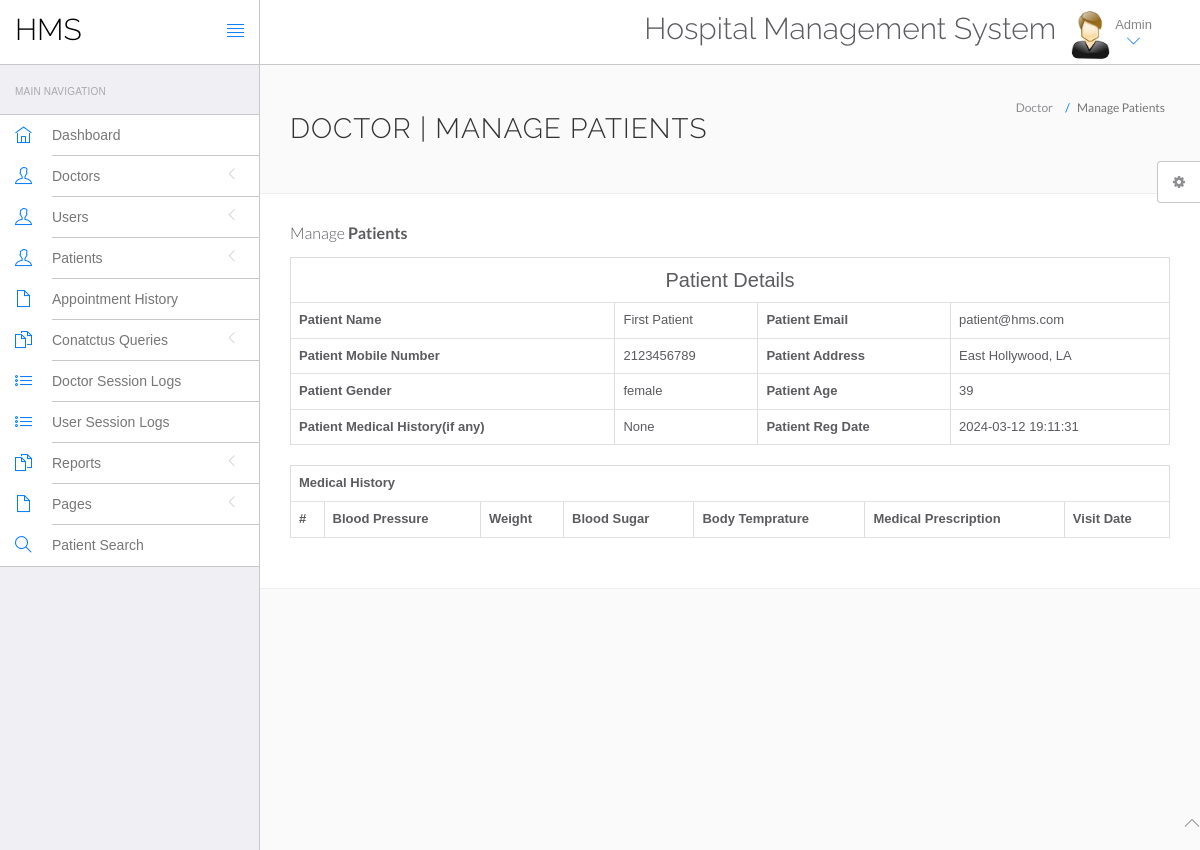
The page /HMS/admin/view-patient.php?viewid=2 (signed in) on the database its author committed.
### tables this page shows
CREATE TABLE `tblpatient` (
  `ID` int(10) NOT NULL,
  `Docid` int(10) DEFAULT NULL,
  `PatientName` varchar(200) DEFAULT NULL,
  `PatientContno` bigint(10) DEFAULT NULL,
  `PatientEmail` varchar(200) DEFAULT NULL,
  `PatientGender` varchar(50) DEFAULT NULL,
  `PatientAdd` mediumtext DEFAULT NULL,
  `PatientAge` int(10) DEFAULT NULL,
  `PatientMedhis` mediumtext DEFAULT NULL,
  `CreationDate` timestamp NULL DEFAULT current_timestamp(),
  `UpdationDate` timestamp NULL DEFAULT NULL ON UPDATE current_timestamp()
);

### HMS/admin/view-patient.php (the view, shortened to what this page needs)
<?php
include('include/config.php');
if(strlen($_SESSION['id']==0)) {
 header('location:logout.php');
  } else{
?>
<!DOCTYPE html>
<html lang="en">
	<head>
		<link rel="stylesheet" href="vendor/bootstrap/css/bootstrap.min.css">
		<link rel="stylesheet" href="vendor/fontawesome/css/font-awesome.min.css">
		<link rel="stylesheet" href="vendor/themify-icons/themify-icons.min.css">
		<link href="vendor/animate.css/animate.min.css" rel="stylesheet" media="screen">
		<link href="vendor/perfect-scrollbar/perfect-scrollbar.min.css" rel="stylesheet" media="screen">
		<link href="vendor/switchery/switchery.min.css" rel="stylesheet" media="screen">
		<link href="vendor/bootstrap-touchspin/jquery.bootstrap-touchspin.min.css" rel="stylesheet" media="screen">
		<link href="vendor/select2/select2.min.css" rel="stylesheet" media="screen">
		<link href="vendor/bootstrap-datepicker/bootstrap-datepicker3.standalone.min.css" rel="stylesheet" media="screen">
		<link href="vendor/bootstrap-timepicker/bootstrap-timepicker.min.css" rel="stylesheet" media="screen">
		<link rel="stylesheet" href="assets/css/styles.css">
		<link rel="stylesheet" href="assets/css/plugins.css">
		<link rel="stylesheet" href="assets/css/themes/theme-1.css" id="skin_color" />
	</head>
	<body>
		<div id="app">
<?php include('include/sidebar.php');?>
<div class="app-content">
<?php include('include/header.php');?>
<div class="main-content" >
<div class="wrap-content container" id="container">
<section id="page-title">
<div class="row">
<div class="col-sm-8">
<h1 class="mainTitle">Doctor | Manage Patients</h1>
</div>
<ol class="breadcrumb">
<li>
<span>Doctor</span>
</li>
<li class="active">
<span>Manage Patients</span>
</li>
</ol>
</div>
</section>
<div class="container-fluid container-fullw bg-white">
<div class="row">
<div class="col-md-12">
<h5 class="over-title margin-bottom-15">Manage <span class="text-bold">Patients</span></h5>
<?php
                               $vid=$_GET['viewid'];
                               $ret=mysqli_query($con,"select * from tblpatient where ID='$vid'");
while ($row=mysqli_fetch_array($ret)) {
                               ?>
<table border="1" class="table table-bordered">
 <tr align="center">
<td colspan="4" style="font-size:20px;color:blue">
 Patient Details</td></tr>
    <tr>
    <th scope>Patient Name</th>
    <td><?php  echo $row['PatientName'];?></td>
    <th scope>Patient Email</th>
    <td><?php  echo $row['PatientEmail'];?></td>
  </tr>
  <tr>
    <th scope>Patient Mobile Number</th>
    <td><?php  echo $row['PatientContno'];?></td>
    <th>Patient Address</th>
    <td><?php  echo $row['PatientAdd'];?></td>
  </tr>
    <tr>
    <th>Patient Gender</th>
    <td><?php  echo $row['PatientGender'];?></td>
    <th>Patient Age</th>
    <td><?php  echo $row['PatientAge'];?></td>
  </tr>
  <tr>
    <th>Patient Medical History(if any)</th>
    <td><?php  echo $row['PatientMedhis'];?></td>
     <th>Patient Reg Date</th>
    <td><?php  echo $row['CreationDate'];?></td>
  </tr>
<?php }?>
</table>
<table id="datatable" class="table table-bordered dt-responsive nowrap" style="border-collapse: collapse; border-spacing: 0; width: 100%;">
  <tr align="center">
   <th colspan="8" >Medical History</th>
  </tr>
  <tr>
    <th>#</th>
<th>Blood Pressure</th>
<th>Weight</th>
<th>Blood Sugar</th>
<th>Body Temprature</th>
<th>Medical Prescription</th>
<th>Visit Date</th>
</tr>
</table>
</div>
</div>
</div>
</div>
</div>
</div>
</div>
	<?php include('include/footer.php');?>
	<?php include('include/setting.php');?>
	</body>
</html>
<?php } ?>

### HMS/admin/assets/css/themes/theme-1.css (style rules this page uses)
body { background: #FAFAFA; }

### rows shown on the page
tblpatient: PatientName "First Patient", PatientEmail "patient@hms.com", PatientContno "2123456789", PatientAdd "East Hollywood, LA", PatientGender "female", PatientAge "39", PatientMedhis "None", CreationDate "2024-03-12 19:11:31"
